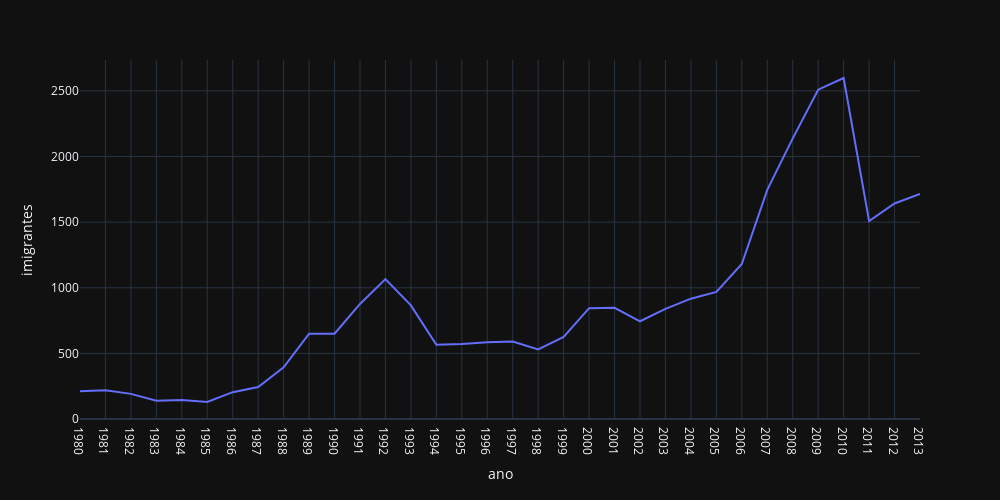

The code cell stored with this chart in its notebook:
### Code cell
fig = px.line(dados_brasil, x='ano', y='imigrantes')
fig.update_layout(width=1000, height=500)
fig.show()

### Figure 1 — Plotly figure (JSON) as saved in the notebook; plotly's stock layout.template omitted (floating-point values rounded to 4 significant figures)
{"data": [{"hovertemplate": "ano=%{x}<br>imigrantes=%{y}<extra></extra>", "legendgroup": "", "line": {"color": "#636efa", "dash": "solid"}, "marker": {"symbol": "circle"}, "mode": "lines", "name": "", "orientation": "v", "showlegend": false, "x": ["1980", "1981", "1982", "1983", "1984", "1985", "1986", "1987", "1988", "1989", "1990", "1991", "1992", "1993", "1994", "1995", "1996", "1997", "1998", "1999", "2000", "2001", "2002", "2003", "2004", "2005", "2006", "2007", "2008", "2009", "2010", "2011", "2012", "2013"], "xaxis": "x", "y": [211, 220, 192, 139, 145, 130, 205, 244, 394, 650, 650, 877, 1066, 866, 566, 572, 586, 591, 531, 626, 845, 847, 745, 839, 917, 969, 1181, 1746, 2138, 2509, 2598, 1508, 1642, 1714], "yaxis": "y", "type": "scatter"}], "layout": {"xaxis": {"anchor": "y", "domain": [0.0, 1.0], "title": {"text": "ano"}}, "yaxis": {"anchor": "x", "domain": [0.0, 1.0], "title": {"text": "imigrantes"}}, "legend": {"tracegroupgap": 0}, "margin": {"t": 60}, "width": 1000, "height": 500}}
